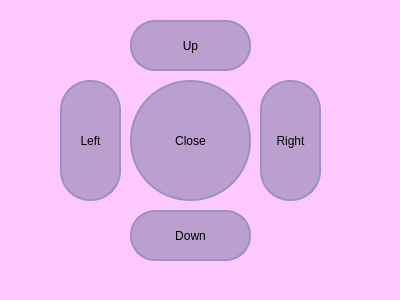
<?xml version="1.0" encoding="UTF-8"?>
<ui version="4.0">
 <class>chooseposition</class>
 <widget class="QDialog" name="chooseposition">
  <property name="geometry">
   <rect>
    <x>0</x>
    <y>0</y>
    <width>400</width>
    <height>300</height>
   </rect>
  </property>
  <property name="windowTitle">
   <string>Dialog</string>
  </property>
  <property name="styleSheet">
   <string notr="true">background-color: rgb(254, 200, 255);</string>
  </property>
  <widget class="QPushButton" name="pushButton">
   <property name="geometry">
    <rect>
     <x>130</x>
     <y>80</y>
     <width>121</width>
     <height>121</height>
    </rect>
   </property>
   <property name="styleSheet">
    <string notr="true">QPushButton {
 border: 2px solid  rgb(155, 144, 200);
 border-radius: 60px;
 padding-left: auto;
 padding-right: auto;
 color: rgb(0, 0, 0);
 background-color: rgb(187, 159, 207);
 font: 600 12pt &quot;Montserrat SemiBold&quot;;
}
QPushButton:hover {
 border: 2px solid rgb(156, 132, 192);
 background-color: rgb(156, 132, 192);
}
QPushButton:focus {
 border: 2px solid rgb(109, 86, 154);
}</string>
   </property>
   <property name="text">
    <string>Close</string>
   </property>
  </widget>
  <widget class="QPushButton" name="pushButton_2">
   <property name="geometry">
    <rect>
     <x>130</x>
     <y>20</y>
     <width>121</width>
     <height>51</height>
    </rect>
   </property>
   <property name="styleSheet">
    <string notr="true">QPushButton {
 border: 2px solid  rgb(155, 144, 200);
 border-radius: 25px;
 color: rgb(0, 0, 0);
 background-color: rgb(187, 159, 207);
 font: 600 12pt &quot;Montserrat SemiBold&quot;;
}
QPushButton:hover {
 border: 2px solid rgb(156, 132, 192);
 background-color: rgb(156, 132, 192);
}
QPushButton:focus {
 border: 2px solid rgb(109, 86, 154);
}</string>
   </property>
   <property name="text">
    <string>Up</string>
   </property>
  </widget>
  <widget class="QPushButton" name="pushButton_3">
   <property name="geometry">
    <rect>
     <x>260</x>
     <y>80</y>
     <width>61</width>
     <height>121</height>
    </rect>
   </property>
   <property name="styleSheet">
    <string notr="true">QPushButton {
 border: 2px solid  rgb(155, 144, 200);
 border-radius: 30px;
 color: rgb(0, 0, 0);
 background-color: rgb(187, 159, 207);
 font: 600 12pt &quot;Montserrat SemiBold&quot;;
}
QPushButton:hover {
 border: 2px solid rgb(156, 132, 192);
 background-color: rgb(156, 132, 192);
}
QPushButton:focus {
 border: 2px solid rgb(109, 86, 154);
}</string>
   </property>
   <property name="text">
    <string>Right</string>
   </property>
  </widget>
  <widget class="QPushButton" name="pushButton_4">
   <property name="geometry">
    <rect>
     <x>60</x>
     <y>80</y>
     <width>61</width>
     <height>121</height>
    </rect>
   </property>
   <property name="styleSheet">
    <string notr="true">QPushButton {
 border: 2px solid  rgb(155, 144, 200);
 border-radius: 30px;
 color: rgb(0, 0, 0);
 background-color: rgb(187, 159, 207);
 font: 600 12pt &quot;Montserrat SemiBold&quot;;
}
QPushButton:hover {
 border: 2px solid rgb(156, 132, 192);
 background-color: rgb(156, 132, 192);
}
QPushButton:focus {
 border: 2px solid rgb(109, 86, 154);
}</string>
   </property>
   <property name="text">
    <string>Left</string>
   </property>
  </widget>
  <widget class="QPushButton" name="pushButton_5">
   <property name="geometry">
    <rect>
     <x>130</x>
     <y>210</y>
     <width>121</width>
     <height>51</height>
    </rect>
   </property>
   <property name="styleSheet">
    <string notr="true">QPushButton {
 border: 2px solid  rgb(155, 144, 200);
 border-radius: 25px;
 color: rgb(0, 0, 0);
 background-color: rgb(187, 159, 207);
 font: 600 12pt &quot;Montserrat SemiBold&quot;;
}
QPushButton:hover {
 border: 2px solid rgb(156, 132, 192);
 background-color: rgb(156, 132, 192);
}
QPushButton:focus {
 border: 2px solid rgb(109, 86, 154);
}</string>
   </property>
   <property name="text">
    <string>Down</string>
   </property>
  </widget>
 </widget>
 <resources/>
 <connections/>
</ui>
